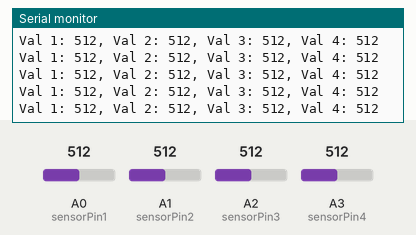
This sketch was run on a simulated Arduino Uno, built with avr-gcc and run on an emulated ATmega328P. Parts: the last lines printed to the serial monitor. Inputs (shaded band) come from the test bench; at power-on: A0 (sensorPin1) = 512, A1 (sensorPin2) = 512, A2 (sensorPin3) = 512, A3 (sensorPin4) = 512.

Above: at 10.2 s.
10.3 s: A0 (sensorPin1) set to 106
At 10.34 s:
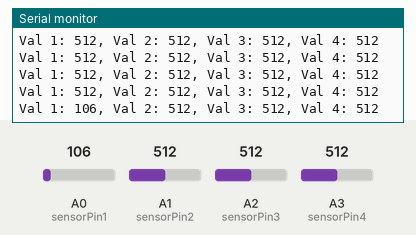
13.3 s: A0 (sensorPin1) set to 92
At 13.38 s:
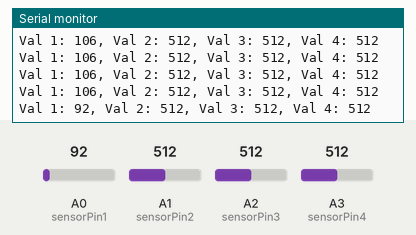
Timing chart, 0 to 15.8 s (numbered marks = the images above; inputs shaded):
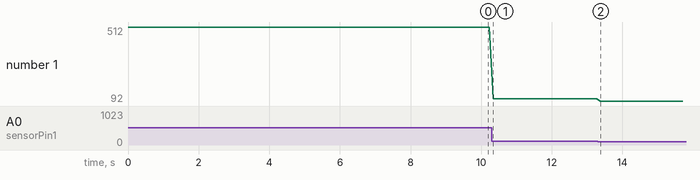

Measured:
- after the input at 10.3 s, the serial monitor: prints a new line at once (image 1)
- after the input at 13.3 s, the serial monitor: prints a new line after 0.08 s (image 2)
- plotted number 1: 512 → 106 after the input at 10.3 s, 106 → 92 after the input at 13.3 s

The sketch:

4AnalogInputsSerial.ino
```cpp
/* Textile Interfaces 2025
  Kate Hartman
  4 analog sensors with values printed to Serial Monitor
  be sure to use a voltage divider circuit for each sensor!
 */

#define DEBOUNCE 100

// Variables that won't change
const int sensorPin1 = A0;
const int sensorPin2 = A1;
const int sensorPin3 = A2;
const int sensorPin4 = A3;

// Variables that will change
int sensorValue1 = 1;
int sensorValue2 = 1;
int sensorValue3 = 1;
int sensorValue4 = 1;


void setup() {
  // initialize serial
  Serial.begin(9600);
}

void loop() {

  // read all sensor pins
  sensorValue1 = analogRead(sensorPin1);
  sensorValue2 = analogRead(sensorPin2);
  sensorValue3 = analogRead(sensorPin3);
  sensorValue4 = analogRead(sensorPin4);

  Serial.print("Val 1: ");
  Serial.print(sensorValue1);
  Serial.print(", Val 2: ");
  Serial.print(sensorValue2);
  Serial.print(", Val 3: ");
  Serial.print(sensorValue3);
  Serial.print(", Val 4: ");
  Serial.println(sensorValue4);

  delay(DEBOUNCE);  // delay in between reads for stability
}
```
